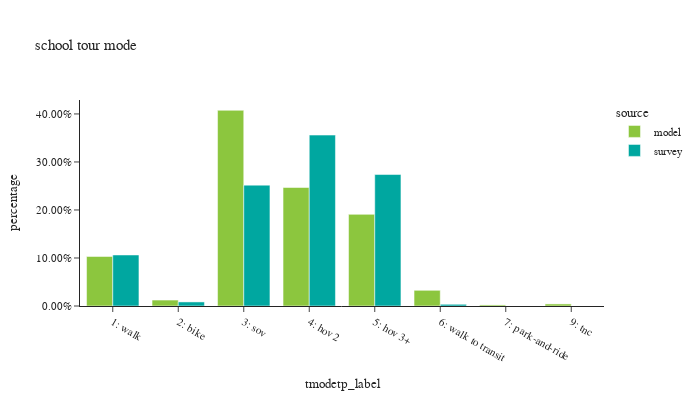

Notebook code cell kept with this figure:
### Code cell
df_plot = sc_tour.groupby(['source', 'tmodetp_label']).agg(
    toexpfac_sum=pl.col('toexpfac').sum(),
    sample_count=pl.col('toexpfac').count()
)

df_plot = df_plot.with_columns(
    (pl.col('toexpfac_sum') / pl.col('toexpfac_sum').sum().over('source')).alias('percentage')
)

fig = px.bar(
    df_plot.sort(by=['source']),
    x="tmodetp_label",
    y="percentage",
    color="source",
    barmode="group",
    hover_data=['sample_count'],
    title="school tour mode"
)
fig.update_layout(
    height=400,
    width=700,
    font=dict(size=11),
    xaxis=dict(dtick=1, categoryorder='category ascending'),
    yaxis=dict(tickformat=".2%")
)
fig.show()

### Figure 1 — Plotly figure (JSON) as saved in the notebook; plotly's stock layout.template omitted (floating-point values rounded to 4 significant figures)
{"data": [{"alignmentgroup": "True", "customdata": [[78332], [591021], [29703], [20], [5275], [457074], [10271], [247014], [976144]], "hovertemplate": "source=model<br>tmodetp_label=%{x}<br>percentage=%{y}<br>sample_count=%{customdata[0]}<extra></extra>", "legendgroup": "model", "marker": {"color": "#8CC63E", "pattern": {"shape": ""}}, "name": "model", "offsetgroup": "model", "orientation": "v", "showlegend": true, "textposition": "auto", "type": "bar", "x": ["6: walk to transit", "4: hov 2", "2: bike", null, "7: park-and-ride", "5: hov 3+", "9: tnc", "1: walk", "3: sov"], "xaxis": "x", "y": [0.03271, 0.2468, 0.0124, 8.351e-06, 0.002203, 0.1909, 0.004289, 0.1031, 0.4076], "yaxis": "y"}, {"alignmentgroup": "True", "customdata": [[1], [1], [21], [16], [213], [94], [236], [254], [1]], "hovertemplate": "source=survey<br>tmodetp_label=%{x}<br>percentage=%{y}<br>sample_count=%{customdata[0]}<extra></extra>", "legendgroup": "survey", "marker": {"color": "#00A7A0", "pattern": {"shape": ""}}, "name": "survey", "offsetgroup": "survey", "orientation": "v", "showlegend": true, "textposition": "auto", "type": "bar", "x": ["9: tnc", null, "2: bike", "6: walk to transit", "4: hov 2", "5: hov 3+", "1: walk", "3: sov", "7: park-and-ride"], "xaxis": "x", "y": [1.265e-05, 0.0001086, 0.00847, 0.003565, 0.356, 0.2738, 0.1063, 0.2517, 3.48e-05], "yaxis": "y"}], "layout": {"barmode": "group", "font": {"size": 11}, "height": 400, "legend": {"title": {"text": "source"}, "tracegroupgap": 0}, "title": {"text": "school tour mode"}, "width": 700, "xaxis": {"anchor": "y", "categoryorder": "category ascending", "domain": [0.0, 1.0], "dtick": 1, "title": {"text": "tmodetp_label"}}, "yaxis": {"anchor": "x", "domain": [0.0, 1.0], "tickformat": ".2%", "title": {"text": "percentage"}}}}
